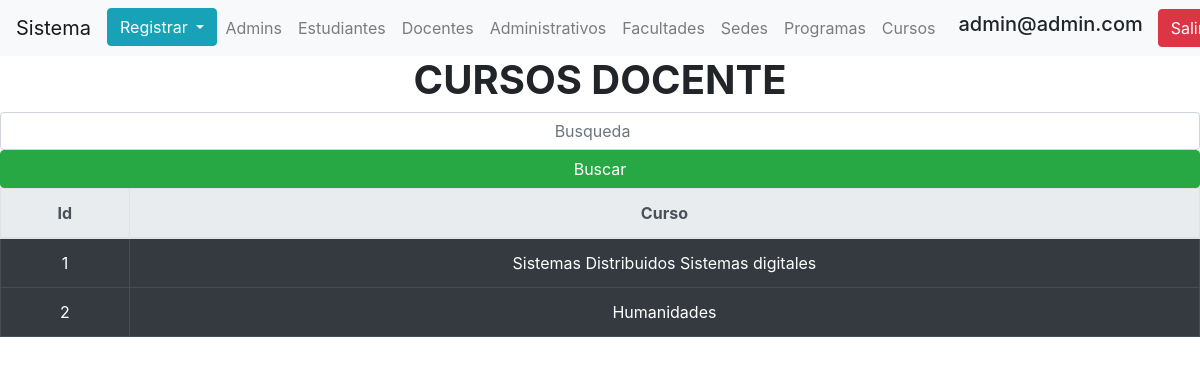
Page /index.php?page=estudiantecurso (signed in) on the committed database.
### tables this page shows
CREATE TABLE `docente_curso` (
  `IdCurso` int(10) NOT NULL,
  `Id_Curso` int(10) NOT NULL,
  `Grupos` int(10) NOT NULL,
  `Id_Docentes` int(10) NOT NULL
);

CREATE TABLE `curso` (
  `Id_curso` int(11) NOT NULL,
  `Nombre` varchar(50) NOT NULL,
  `Num_Credito` varchar(10) NOT NULL,
  `Int_Horaria` varchar(5) NOT NULL,
  `Id_programa` int(10) NOT NULL
);

### Listado/listado_estudiantes_cursos.php (the view, shortened to what this page needs)
<table class="table  table-bordered table-dark table-hover table-responsive-md  "  >
  <thead class="thead-light">
      <tr>
      <b>  <th scope="col"  >Id</th>
        <th scope="col" >Curso</th>
      </tr>
  </thead>
      <h1 class="text-center">CURSOS DOCENTE</h1> </b>
     <form class="form-inline my-2 my-lg-0" method="post" action="index.php?page=listado_estudiantes_curso">
     <center> <input class="form-control mr-sm-2" type="search" placeholder="Busqueda" aria-label="Search" name="query" id="query" style="text-align:center">
        <button class="btn btn-success w-100" type="submit">Buscar</button>
    </form>
      <?php
        require ('src/conexion.php');
          if(isset($_POST['query'])){
            $query = "SELECT * FROM docente_curso WHERE Id_Faculta LIKE '%".$_POST['query']."%'
            OR Nombre_p LIKE '%".$_POST['query']."%' OR Id_Programa LIKE '%".$_POST['query']."%' OR Precio LIKE '%".$_POST['query']."%'" ;
          } else {
            $query = "SELECT * FROM docente_curso";
          }
          $resultado = $miconexion->query($query);
          while ($datos = $resultado->fetch_assoc()) {
          ?>
            <tr>
              <td ><?php echo $datos['IdCurso']; ?> </td>
                <td>
                <?php
                 $sql=$miconexion->query("SELECT * FROM curso WHERE Id_Programa='".$datos['Id_Docentes']."'");
                 while($fila=$sql->fetch_array()){
                   echo  "".$fila['Nombre']." </b> ";
                 }
                ?>
                </td>
              </tr>
            <?php
            }
            ?>
  </table>

### Listado/listado_estudiantes_cursos.php (style rules this page uses)
td, th { border: solid 3px; text-align: center; }

### rows in the picture
docente_curso: IdCurso "1"
curso: Nombre "Sistemas Distribuidos"
curso: Nombre "Sistemas digitales"
docente_curso: IdCurso "2"
curso: Nombre "Humanidades"

### other values in the picture
$_SESSION["auth"] "admin@admin.com"
